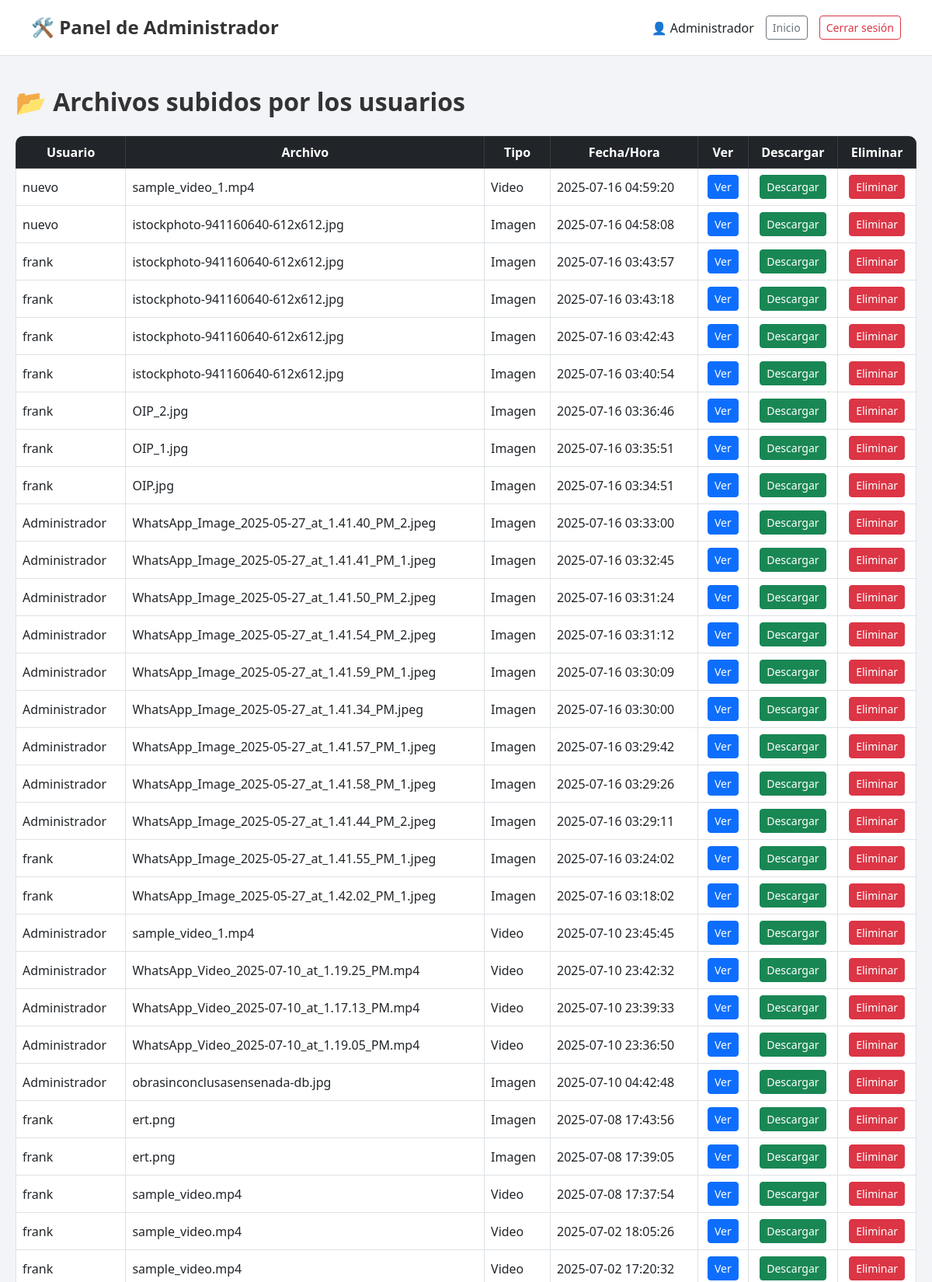
The app's page /admin (signed in, upper part) with its own data.
### models.py (models this page shows)
class User(db.Model, UserMixin):
    id = db.Column(db.Integer, primary_key=True)
    nombre = db.Column(db.String(100), nullable=False)
    email = db.Column(db.String(120), unique=True, nullable=False)
    password = db.Column(db.String(60), nullable=False)
    rol = db.Column(db.String(20), nullable=False, default='usuario')  # usuario o admin
    archivos = db.relationship('Archivo', backref='autor', lazy=True)

class Archivo(db.Model):
    id = db.Column(db.Integer, primary_key=True)
    nombre_archivo = db.Column(db.String(200), nullable=False)
    tipo = db.Column(db.String(20), nullable=False)  # imagen o video
    resultado_path = db.Column(db.String(200), nullable=False)
    fecha_hora = db.Column(db.DateTime, nullable=False, default=datetime.utcnow)
    user_id = db.Column(db.Integer, db.ForeignKey('user.id'), nullable=False)

### routes.py (the view)
@app.route('/admin')
@login_required
def admin_dashboard():
    if current_user.rol != 'admin':
        abort(403)  # Acceso prohibido para usuarios no admin
    archivos = Archivo.query.order_by(Archivo.fecha_hora.desc()).all()
    return render_template('admin_dashboard.html', archivos=archivos)

### app.py (called while the page is built)
@login_manager.user_loader
def load_user(user_id):
    return User.query.get(int(user_id))

### templates/admin_dashboard.html (shortened to what this page needs)
<!DOCTYPE html>
<html lang="es">
<head>
    <link href="https://cdn.jsdelivr.net/npm/bootstrap@5.3.0/dist/css/bootstrap.min.css" rel="stylesheet">
</head>
<body>
<header>
    <h1>🛠️ Panel de Administrador</h1>
    <div class="header-right">
        <span>👤 {{ current_user.nombre }}</span>
        <a href="/" class="btn btn-sm btn-outline-secondary">Inicio</a>
        <a href="/logout" class="btn btn-sm btn-outline-danger">Cerrar sesión</a>
    </div>
</header>
<main>
    <h2>📂 Archivos subidos por los usuarios</h2>
    <div class="table-responsive">
        <table class="table table-bordered table-hover align-middle">
            <thead class="table-dark text-center">
                <tr>
                    <th>Usuario</th>
                    <th>Archivo</th>
                    <th>Tipo</th>
                    <th>Fecha/Hora</th>
                    <th>Ver</th>
                    <th>Descargar</th>
                    <th>Eliminar</th>
                </tr>
            </thead>
            <tbody>
                {% for archivo in archivos %}
                <tr>
                    <td>{{ archivo.autor.nombre }}</td>
                    <td>{{ archivo.nombre_archivo }}</td>
                    <td class="text-capitalize">{{ archivo.tipo }}</td>
                    <td>{{ archivo.fecha_hora.strftime('%Y-%m-%d %H:%M:%S') }}</td>
                    <td class="text-center">
                        <a href="/{{ archivo.resultado_path }}" target="_blank" class="btn btn-sm btn-primary">
                            Ver
                        </a>
                    </td>
                    <td class="text-center">
                        <a href="/{{ archivo.resultado_path }}" download class="btn btn-sm btn-success">
                            Descargar
                        </a>
                    </td>
                    <td class="text-center">
                        <form action="{{ url_for('delete_file', id=archivo.id) }}" method="post" onsubmit="return confirm('¿Estás seguro de eliminar este archivo?');">
                            <button type="submit" class="btn btn-sm btn-danger">Eliminar</button>
                        </form>
                    </td>
                </tr>
                {% endfor %}
            </tbody>
        </table>
    </div>
</main>
</body>
</html>

### templates/admin_dashboard.html (style rules this page uses)
body { background-color: #f2f4f8; font-family: 'Segoe UI', sans-serif; margin: 0; }
header { background-color: white; border-bottom: 1px solid #dee2e6; padding: 20px 40px; display: flex; justify-content: space-between; align-items: center; }
header h1 { font-size: 1.5rem; margin: 0; font-weight: 600; color: #333; }
.header-right { display: flex; align-items: center; gap: 15px; }
main { padding: 40px 20px; max-width: 1200px; margin: auto; }
h2 { font-weight: 600; margin-bottom: 25px; color: #333; }
.table { border-radius: 10px; overflow: hidden; }
.btn-sm { font-size: 0.875rem; }

### records on screen
User: nombre "Administrador"
Archivo: autor.nombre "nuevo", nombre_archivo "sample_video_1.mp4", tipo "Video", fecha_hora "2025-07-16 04:59:20"
Archivo: autor.nombre "nuevo", nombre_archivo "istockphoto-941160640-612x612.jpg", tipo "Imagen", fecha_hora "2025-07-16 04:58:08"
Archivo: autor.nombre "frank", nombre_archivo "istockphoto-941160640-612x612.jpg", tipo "Imagen", fecha_hora "2025-07-16 03:43:57"
Archivo: autor.nombre "frank", nombre_archivo "istockphoto-941160640-612x612.jpg", tipo "Imagen", fecha_hora "2025-07-16 03:43:18"
Archivo: autor.nombre "frank", nombre_archivo "istockphoto-941160640-612x612.jpg", tipo "Imagen", fecha_hora "2025-07-16 03:42:43"
Archivo: autor.nombre "frank", nombre_archivo "istockphoto-941160640-612x612.jpg", tipo "Imagen", fecha_hora "2025-07-16 03:40:54"
Archivo: autor.nombre "frank", nombre_archivo "OIP_2.jpg", tipo "Imagen", fecha_hora "2025-07-16 03:36:46"
Archivo: autor.nombre "frank", nombre_archivo "OIP_1.jpg", tipo "Imagen", fecha_hora "2025-07-16 03:35:51"
Archivo: autor.nombre "frank", nombre_archivo "OIP.jpg", tipo "Imagen", fecha_hora "2025-07-16 03:34:51"
Archivo: autor.nombre "Administrador", nombre_archivo "WhatsApp_Image_2025-05-27_at_1.41.40_PM_2.jpeg", tipo "Imagen", fecha_hora "2025-07-16 03:33:00"
Archivo: autor.nombre "Administrador", nombre_archivo "WhatsApp_Image_2025-05-27_at_1.41.41_PM_1.jpeg", tipo "Imagen", fecha_hora "2025-07-16 03:32:45"
Archivo: autor.nombre "Administrador", nombre_archivo "WhatsApp_Image_2025-05-27_at_1.41.50_PM_2.jpeg", tipo "Imagen", fecha_hora "2025-07-16 03:31:24"
Archivo: autor.nombre "Administrador", nombre_archivo "WhatsApp_Image_2025-05-27_at_1.41.54_PM_2.jpeg", tipo "Imagen", fecha_hora "2025-07-16 03:31:12"
Archivo: autor.nombre "Administrador", nombre_archivo "WhatsApp_Image_2025-05-27_at_1.41.59_PM_1.jpeg", tipo "Imagen", fecha_hora "2025-07-16 03:30:09"
Archivo: autor.nombre "Administrador", nombre_archivo "WhatsApp_Image_2025-05-27_at_1.41.34_PM.jpeg", tipo "Imagen", fecha_hora "2025-07-16 03:30:00"
Archivo: autor.nombre "Administrador", nombre_archivo "WhatsApp_Image_2025-05-27_at_1.41.57_PM_1.jpeg", tipo "Imagen", fecha_hora "2025-07-16 03:29:42"
Archivo: autor.nombre "Administrador", nombre_archivo "WhatsApp_Image_2025-05-27_at_1.41.58_PM_1.jpeg", tipo "Imagen", fecha_hora "2025-07-16 03:29:26"
Archivo: autor.nombre "Administrador", nombre_archivo "WhatsApp_Image_2025-05-27_at_1.41.44_PM_2.jpeg", tipo "Imagen", fecha_hora "2025-07-16 03:29:11"
Archivo: autor.nombre "frank", nombre_archivo "WhatsApp_Image_2025-05-27_at_1.41.55_PM_1.jpeg", tipo "Imagen", fecha_hora "2025-07-16 03:24:02"
Archivo: autor.nombre "frank", nombre_archivo "WhatsApp_Image_2025-05-27_at_1.42.02_PM_1.jpeg", tipo "Imagen", fecha_hora "2025-07-16 03:18:02"
Archivo: autor.nombre "Administrador", nombre_archivo "sample_video_1.mp4", tipo "Video", fecha_hora "2025-07-10 23:45:45"
Archivo: autor.nombre "Administrador", nombre_archivo "WhatsApp_Video_2025-07-10_at_1.19.25_PM.mp4", tipo "Video", fecha_hora "2025-07-10 23:42:32"
Archivo: autor.nombre "Administrador", nombre_archivo "WhatsApp_Video_2025-07-10_at_1.17.13_PM.mp4", tipo "Video", fecha_hora "2025-07-10 23:39:33"
Archivo: autor.nombre "Administrador", nombre_archivo "WhatsApp_Video_2025-07-10_at_1.19.05_PM.mp4", tipo "Video", fecha_hora "2025-07-10 23:36:50"
Archivo: autor.nombre "Administrador", nombre_archivo "obrasinconclusasensenada-db.jpg", tipo "Imagen", fecha_hora "2025-07-10 04:42:48"
Archivo: autor.nombre "frank", nombre_archivo "ert.png", tipo "Imagen", fecha_hora "2025-07-08 17:43:56"
Archivo: autor.nombre "frank", nombre_archivo "ert.png", tipo "Imagen", fecha_hora "2025-07-08 17:39:05"
Archivo: autor.nombre "frank", nombre_archivo "sample_video.mp4", tipo "Video", fecha_hora "2025-07-08 17:37:54"
Archivo: autor.nombre "frank", nombre_archivo "sample_video.mp4", tipo "Video", fecha_hora "2025-07-02 18:05:26"
Archivo: autor.nombre "frank", nombre_archivo "sample_video.mp4", tipo "Video", fecha_hora "2025-07-02 17:20:32"
